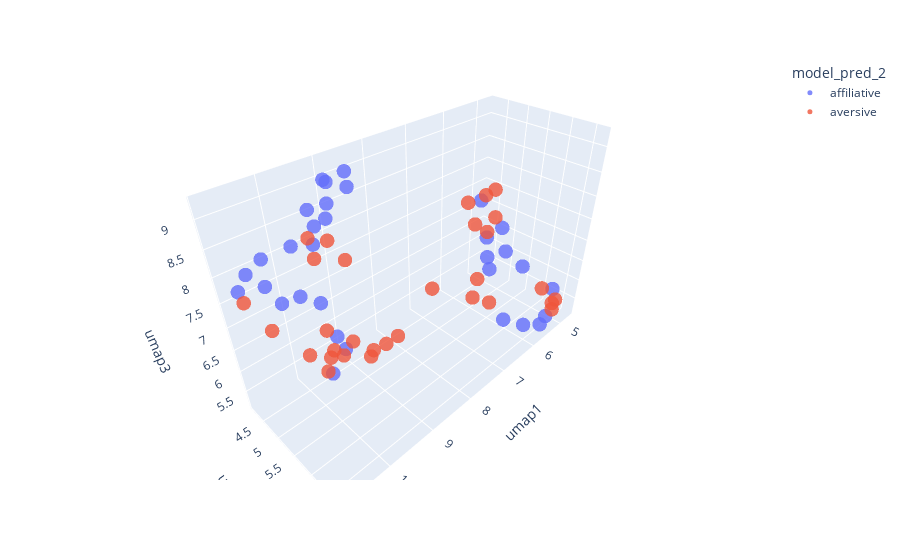

Notebook code cell kept with this figure:
### Code cell
px.scatter_3d(df_behavior, x="umap1", y="umap2", z="umap3",
                         color="model_pred_2", hover_data=['sessions'],
                         opacity=0.8).update_traces(marker=dict(size=5))

### Figure 1 — Plotly figure (JSON) as saved in the notebook; plotly's stock layout.template omitted (floating-point values rounded to 4 significant figures)
{"data": [{"customdata": [["free_Rat1-probe4-day2-Behavior_and_Optogenetics_TimeStamps_Probe_A.mat"], ["free_Rat5-probe8-day1_Behavior_and_Optogenetics_TimeStamps.mat"], ["free_Rat5-probe8-day2-Behavior_and_Optogenetics_TimeStamps.mat"], ["Free_Rat5-probe8-day4-Behavior_and_Optogenetics_TimeStamps.mat"], ["Free_Rat8-probe12-day1_Behavior_and_Optogenetics_TimeStamps.mat"], ["free_Rat8-probe12-day2_Behavior_and_Optogenetics_TimeStamps.mat"], ["free_Rat8-probe12-day3_Behavior_and_Optogenetics_TimeStamps.mat"], ["free_Rat9-probe11-day1_Behavior_and_Optogenetics_TimeStamps.mat"], ["free_Rat9-probe11-day2_Behavior_and_Optogenetics_TimeStamps.mat"], ["free_Rat14-Probe14-day3-Behavior_and_Optogenetics_TimeStamps.mat"], ["free_Rat15-probe17-day2-Behavior_and_Optogenetics_TimeStamps.mat"], ["free_Rat18-probe19-day2-Behavior_and_Optogenetics_TimeStamps.mat"], ["free_Rat18-probe19-day3-Behavior_and_Optogenetics_TimeStamps.mat"], ["free_Rat19-probe20-day1-Behavior_and_Optogenetics_TimeStamps.mat"], ["free_Rat19-probe20-day2-Behavior_and_Optogenetics_TimeStamps.mat"], ["free_Rat19-probe20-day3-Behavior_and_Optogenetics_TimeStamps.mat"], ["Free_Rat21-probe20-day1-Behavior_and_Optogenetics_TimeStamps.mat"], ["free_Rat4-probe3-sniffing-day3-Behavior_and_Optogenetics_TimeStamps_Probe_A.mat"], ["free_Rat14-probe14-day1-Behavior_and_Optogenetics_TimeStamps.mat"], ["Free_Rat18-Probe19-day1-Behavior_and_Optogenetics_TimeStamps.mat"], ["Free_Rat1-probe4-day1-Behavior_and_Optogenetics_TimeStamps_Probe_A.mat"], ["free_Rat2-probe1-sniffing-day3-Behavior_and_Optogenetics_TimeStamps_Probe_A.mat"], ["Free_Rat3-probe2-Sniffing-Day1-Behavior_and_Optogenetics_TimeStamps_Probe_A.mat"], ["Free_Rat8-Probe8-Day1-sniffing_Behavior_and_Optogenetics_TimeStamps.mat"], ["Free_Rat8-probe8-Day2-sniffing_Behavior_and_Optogenetics_TimeStamps_Probe_A.mat"], ["free_Rat9-probe11-day3_Behavior_and_Optogenetics_TimeStamps.mat"], ["free_Rat9-probe11-day4_Behavior_and_Optogenetics_TimeStamps.mat"], ["free_Rat14-Probe14-day2-Behavior_and_Optogenetics_TimeStamps.mat"], ["free_Rat15-probe17-day1-Behavior_and_Optogenetics_TimeStamps.mat"], ["Free_Rat19-probe18-Day2-Behavior_and_Optogenetics_TimeStamps.mat"], ["Free_Rat23-probe22-Day1-Behavior_and_Optogenetics_TimeStamps.mat"], ["Free_Rat26-Probe25-Day4-Behavior_and_Optogenetics_TimeStamps.mat"]], "hovertemplate": "model_pred_2=affiliative<br>umap1=%{x}<br>umap2=%{y}<br>umap3=%{z}<br>sessions=%{customdata[0]}<extra></extra>", "legendgroup": "affiliative", "marker": {"color": "#636efa", "opacity": 0.8, "size": 5, "symbol": "circle"}, "mode": "markers", "name": "affiliative", "scene": "scene", "showlegend": true, "type": "scatter3d", "x": [10.82, 9.01, 8.979, 10.17, 9.384, 9.232, 8.848, 10.59, 9.545, 9.359, 10.37, 10.45, 10.01, 9.181, 9.888, 10.6, 10.64, 9.08, 10.34, 9.183, 5.474, 5.785, 5.932, 5.589, 6.118, 5.719, 5.744, 6.138, 4.716, 6.127, 5.234, 6.464], "y": [4.463, 4.376, 4.891, 5.687, 4.326, 4.649, 4.676, 5.359, 4.738, 4.873, 5.506, 4.666, 4.79, 4.503, 5.22, 4.932, 4.451, 4.461, 6.01, 4.376, 5.93, 5.68, 5.337, 6.608, 5.427, 5.493, 6.303, 6.044, 6.298, 5.563, 6.512, 5.498], "z": [7.845, 9.002, 9.083, 7.968, 8.63, 9.205, 9.228, 8.007, 8.564, 8.936, 8.092, 8.356, 8.436, 8.461, 8.606, 8.076, 8.066, 5.487, 6.911, 5.825, 6.404, 6.81, 6.574, 5.289, 7.176, 7.261, 5.182, 5.412, 5.601, 6.478, 5.25, 8.153]}, {"customdata": [["free_Rat4-probe3-sniffing-day1-Behavior_and_Optogenetics_TimeStamps_Probe_A.mat"], ["free_Rat12-probe16-day1_Behavior_and_Optogenetics_TimeStamps.mat"], ["free_Rat3-probe2-sniffing-day2-Behavior_and_Optogenetics_TimeStamps_Probe_A.mat"], ["free_Rat3-probe2-sniffing-day3-Behavior_and_Optogenetics_TimeStamps_Probe_A.mat"], ["Free_Rat4-probe3-sniffing-day2-Behavior_and_Optogenetics_TimeStamps_Probe_A.mat"], ["free_Rat10-probe13-day1_Behavior_and_Optogenetics_TimeStamps.mat"], ["free_Rat10-probe13-day2_Behavior_and_Optogenetics_TimeStamps.mat"], ["free_Rat10-probe13-day3_Behavior_and_Optogenetics_TimeStamps.mat"], ["free_Rat10-probe13-day4_Behavior_and_Optogenetics_TimeStamps.mat"], ["free_Rat12-probe16-day2_Behavior_and_Optogenetics_TimeStamps.mat"], ["free_Rat12-probe16-day3_Behavior_and_Optogenetics_TimeStamps.mat"], ["free_Rat15-probe17-day3-Behavior_and_Optogenetics_TimeStamps.mat"], ["free_Rat16-probe18-day2-Behavior_and_Optogenetics_TimeStamps.mat"], ["free_Rat16-probe18-day3-Behavior_and_Optogenetics_TimeStamps.mat"], ["Free_Rat17-Probe14-day1-Behavior_and_Optogenetics_TimeStamps_Probe_A.mat"], ["Free_Rat17-probe14-day2-Behavior_and_Optogenetics_TimeStamps_Probe_A.mat"], ["Free_Rat19-probe18-Day3-Behavior_and_Optogenetics_TimeStamps.mat"], ["Free_Rat19-probe18-day6-Behavior_and_Optogenetics_TimeStamps.mat"], ["free_Rat2-probe1-Sniffing-day1-Behavior_and_Optogenetics_TimeStamps_Probe_A.mat"], ["Free_Rat2-probe1-sniffing-day2-Behavior_and_Optogenetics_TimeStamps_Probe_A.mat"], ["free_Rat3-probe2-sniffing-day4-Behavior_and_Optogenetics_TimeStamps_Probe_A.mat"], ["Free_Rat16-probe16-day1-Behavior_and_Optogenetics_TimeStamps_Probe_A.mat"], ["Free_Rat16-probe16-day2-Behavior_and_Optogenetics_TimeStamps_Probe_A.mat"], ["Free_Rat16-probe16-day4-Behavior_and_Optogenetics_TimeStamps_Probe_A.mat"], ["free_Rat16-probe18-day1-Behavior_and_Optogenetics_TimeStamps.mat"], ["Free_Rat17-probe14-day5-Behavior_and_Optogenetics_TimeStamps_Probe_A.mat"], ["Free_Rat19-probe18-Day1-Behavior_and_Optogenetics_TimeStamps.mat"], ["Free_Rat20-Probe19-day1-Behavior_and_Optogenetics_TimeStamps.mat"], ["Free_Rat22-probe21-Day1-Behavior_and_Optogenetics_TimeStamps.mat"], ["Free_Rat23-probe22-Day2-Behavior_and_Optogenetics_TimeStamps.mat"], ["Free_Rat26-Probe25-Day1-Behavior_and_Optogenetics_TimeStamps.mat"]], "hovertemplate": "model_pred_2=aversive<br>umap1=%{x}<br>umap2=%{y}<br>umap3=%{z}<br>sessions=%{customdata[0]}<extra></extra>", "legendgroup": "aversive", "marker": {"color": "#EF553B", "opacity": 0.8, "size": 5, "symbol": "circle"}, "mode": "markers", "name": "aversive", "scene": "scene", "showlegend": true, "type": "scatter3d", "x": [10.76, 10.79, 9.038, 7.37, 8.871, 10.47, 9.326, 9.295, 9.388, 10.24, 9.077, 10.09, 8.985, 10.28, 8.216, 8.452, 9.002, 9.207, 5.973, 6.294, 6.43, 6.669, 6.332, 6.458, 4.954, 6.561, 6.594, 4.877, 5.348, 5.158, 5.976], "y": [4.404, 5.298, 5.205, 5.137, 5.077, 5.662, 4.271, 4.158, 4.21, 5.71, 4.304, 5.716, 4.633, 5.93, 5.028, 4.941, 4.62, 4.559, 5.314, 5.752, 5.36, 5.359, 5.425, 5.796, 6.466, 5.676, 5.543, 6.49, 6.694, 6.281, 5.489], "z": [7.566, 7.591, 5.778, 6.415, 5.735, 7.133, 6.003, 7.572, 8.055, 6.658, 7.911, 7.009, 7.627, 7.144, 5.638, 5.525, 5.74, 5.471, 7.197, 5.804, 7.577, 8.132, 6.259, 8.474, 5.429, 8.36, 5.984, 5.497, 5.614, 5.846, 7.604]}], "layout": {"legend": {"title": {"text": "model_pred_2"}, "tracegroupgap": 0}, "margin": {"t": 60}, "scene": {"domain": {"x": [0, 1], "y": [0, 1]}, "xaxis": {"title": {"text": "umap1"}}, "yaxis": {"title": {"text": "umap2"}}, "zaxis": {"title": {"text": "umap3"}}}}}
